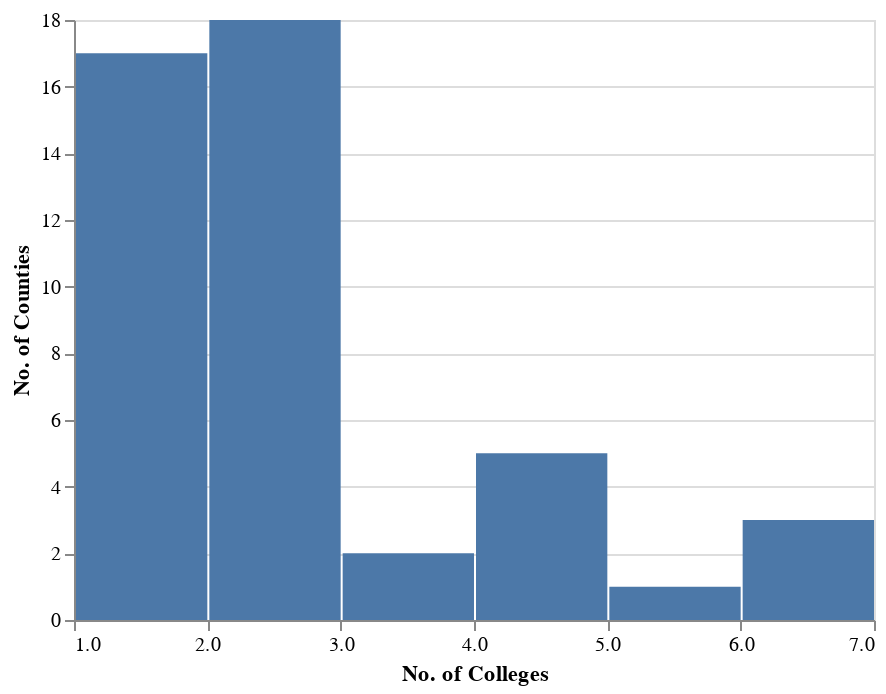

Here is the notebook cell this chart was saved with:
### Code cell
alt.Chart(college_town).mark_bar().encode(
    x = alt.X("tags:Q", bin = True, title = "No. of Colleges"),
    y = alt.Y("count()", title = "No. of Counties")
)

### Figure 1 — Vega-Lite specification as saved in the notebook (floating-point values rounded to 4 significant figures)
{"config": {"view": {"continuousWidth": 400, "continuousHeight": 300}}, "data": {"name": "data-6145fdcf0c9b804de01398f02efe6982"}, "mark": "bar", "encoding": {"x": {"type": "quantitative", "bin": true, "field": "tags", "title": "No. of Colleges"}, "y": {"type": "quantitative", "aggregate": "count", "title": "No. of Counties"}}, "$schema": "https://vega.github.io/schema/vega-lite/v4.8.1.json", "datasets": {"data-6145fdcf0c9b804de01398f02efe6982": [{"state": "AL", "county_name": "Macon", "county_fips_code": 1087, "total": 19532, "student_housing": 1882, "pct_student_housing": 9.64, "tags": 1}, {"state": "AL", "county_name": "Sumter", "county_fips_code": 1119, "total": 12345, "student_housing": 981, "pct_student_housing": 7.95, "tags": 2}, {"state": "AR", "county_name": "Clark", "county_fips_code": 5019, "total": 21446, "student_housing": 2554, "pct_student_housing": 11.91, "tags": 2}, {"state": "AR", "county_name": "Columbia", "county_fips_code": 5027, "total": 22801, "student_housing": 1701, "pct_student_housing": 7.46, "tags": 1}, {"state": "CT", "county_name": "Tolland", "county_fips_code": 9013, "total": 149788, "student_housing": 11378, "pct_student_housing": 7.6, "tags": 2}, {"state": "GA", "county_name": "Lumpkin", "county_fips_code": 13187, "total": 33488, "student_housing": 3612, "pct_student_housing": 10.79, "tags": 2}, {"state": "IA", "county_name": "Story", "county_fips_code": 19169, "total": 98537, "student_housing": 11250, "pct_student_housing": 11.42, "tags": 2}, {"state": "IA", "county_name": "Winneshiek", "county_fips_code": 19191, "total": 20070, "student_housing": 1463, "pct_student_housing": 7.29, "tags": 2}, {"state": "ID", "county_name": "Madison", "county_fips_code": 16065, "total": 52913, "student_housing": 14286, "pct_student_housing": 27.0, "tags": 1}, {"state": "IL", "county_name": "McDonough", "county_fips_code": 17109, "total": 27238, "student_housing": 2057, "pct_student_housing": 7.55, "tags": 2}, {"state": "IN", "county_name": "Monroe", "county_fips_code": 18105, "total": 139718, "student_housing": 10645, "pct_student_housing": 7.62, "tags": 2}, {"state": "IN", "county_name": "Tippecanoe", "county_fips_code": 18157, "total": 186251, "student_housing": 13824, "pct_student_housing": 7.42, "tags": 3}, {"state": "KS", "county_name": "Atchison", "county_fips_code": 20005, "total": 16348, "student_housing": 1395, "pct_student_housing": 8.53, "tags": 2}, {"state": "KS", "county_name": "Riley", "county_fips_code": 20161, "total": 71959, "student_housing": 6013, "pct_student_housing": 8.36, "tags": 2}, {"state": "KY", "county_name": "Calloway", "county_fips_code": 21035, "total": 37103, "student_housing": 2782, "pct_student_housing": 7.5, "tags": 1}, {"state": "KY", "county_name": "Rowan", "county_fips_code": 21205, "total": 24662, "student_housing": 2645, "pct_student_housing": 10.73, "tags": 2}, {"state": "LA", "county_name": "Lincoln", "county_fips_code": 22061, "total": 48396, "student_housing": 4647, "pct_student_housing": 9.6, "tags": 4}, {"state": "MA", "county_name": "Hampshire", "county_fips_code": 25015, "total": 162308, "student_housing": 20717, "pct_student_housing": 12.76, "tags": 6}, {"state": "MI", "county_name": "Houghton", "county_fips_code": 26061, "total": 37361, "student_housing": 3170, "pct_student_housing": 8.48, "tags": 2}, {"state": "MO", "county_name": "Adair", "county_fips_code": 29001, "total": 25314, "student_housing": 2332, "pct_student_housing": 9.21, "tags": 4}, {"state": "MO", "county_name": "Saline", "county_fips_code": 29195, "total": 23333, "student_housing": 1718, "pct_student_housing": 7.36, "tags": 1}, {"state": "MS", "county_name": "Lafayette", "county_fips_code": 28071, "total": 55813, "student_housing": 4989, "pct_student_housing": 8.94, "tags": 2}, {"state": "MS", "county_name": "Oktibbeha", "county_fips_code": 28105, "total": 51788, "student_housing": 5160, "pct_student_housing": 9.96, "tags": 5}, {"state": "NC", "county_name": "Jackson", "county_fips_code": 37099, "total": 43109, "student_housing": 4238, "pct_student_housing": 9.83, "tags": 2}, {"state": "NC", "county_name": "Watauga", "county_fips_code": 37189, "total": 54086, "student_housing": 6573, "pct_student_housing": 12.15, "tags": 7}, {"state": "NE", "county_name": "Dawes", "county_fips_code": 31045, "total": 8199, "student_housing": 636, "pct_student_housing": 7.76, "tags": 1}, {"state": "NE", "county_name": "Wayne", "county_fips_code": 31179, "total": 9697, "student_housing": 1141, "pct_student_housing": 11.77, "tags": 1}, {"state": "NY", "county_name": "Allegany", "county_fips_code": 36003, "total": 46456, "student_housing": 3808, "pct_student_housing": 8.2, "tags": 4}, {"state": "NY", "county_name": "Otsego", "county_fips_code": 36077, "total": 58524, "student_housing": 4578, "pct_student_housing": 7.82, "tags": 2}, {"state": "NY", "county_name": "Tompkins", "county_fips_code": 36109, "total": 105740, "student_housing": 13084, "pct_student_housing": 12.37, "tags": 4}, {"state": "OH", "county_name": "Athens", "county_fips_code": 39009, "total": 62431, "student_housing": 7432, "pct_student_housing": 11.9, "tags": 2}, {"state": "OK", "county_name": "Payne", "county_fips_code": 40119, "total": 81646, "student_housing": 7205, "pct_student_housing": 8.82, "tags": 2}, {"state": "PA", "county_name": "Centre", "county_fips_code": 42027, "total": 158172, "student_housing": 14269, "pct_student_housing": 9.02, "tags": 1}, {"state": "PA", "county_name": "Union", "county_fips_code": 42119, "total": 42681, "student_housing": 3163, "pct_student_housing": 7.41, "tags": 1}, {"state": "SD", "county_name": "Brookings", "county_fips_code": 46011, "total": 34375, "student_housing": 2884, "pct_student_housing": 8.39, "tags": 1}, {"state": "SD", "county_name": "Clay", "county_fips_code": 46027, "total": 14967, "student_housing": 2257, "pct_student_housing": 15.08, "tags": 1}, {"state": "TX", "county_name": "Brazos", "county_fips_code": 48041, "total": 233849, "student_housing": 17502, "pct_student_housing": 7.48, "tags": 6}, {"state": "TX", "county_name": "Erath", "county_fips_code": 48143, "total": 42545, "student_housing": 3186, "pct_student_housing": 7.49, "tags": 1}, {"state": "TX", "county_name": "Waller", "county_fips_code": 48473, "total": 56794, "student_housing": 5814, "pct_student_housing": 10.24, "tags": 1}, {"state": "VA", "county_name": "Harrisonburg", "county_fips_code": 51660, "total": 51814, "student_housing": 6547, "pct_student_housing": 12.64, "tags": 3}, {"state": "VA", "county_name": "Lynchburg", "county_fips_code": 51680, "total": 79009, "student_housing": 9002, "pct_student_housing": 11.39, "tags": 4}, {"state": "VA", "county_name": "Montgomery", "county_fips_code": 51121, "total": 99721, "student_housing": 10247, "pct_student_housing": 10.28, "tags": 1}, {"state": "VA", "county_name": "Prince Edward", "county_fips_code": 51147, "total": 21849, "student_housing": 2997, "pct_student_housing": 13.72, "tags": 1}, {"state": "VA", "county_name": "Radford", "county_fips_code": 51750, "total": 16070, "student_housing": 3315, "pct_student_housing": 20.63, "tags": 1}, {"state": "VA", "county_name": "Williamsburg", "county_fips_code": 51830, "total": 15425, "student_housing": 4755, "pct_student_housing": 30.83, "tags": 2}, {"state": "WA", "county_name": "Whitman", "county_fips_code": 53075, "total": 47973, "student_housing": 6130, "pct_student_housing": 12.78, "tags": 1}]}}
